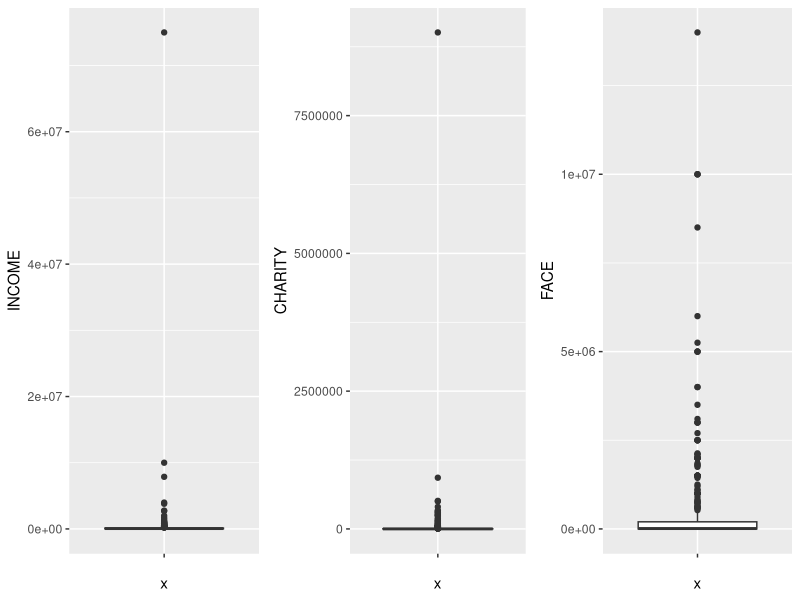
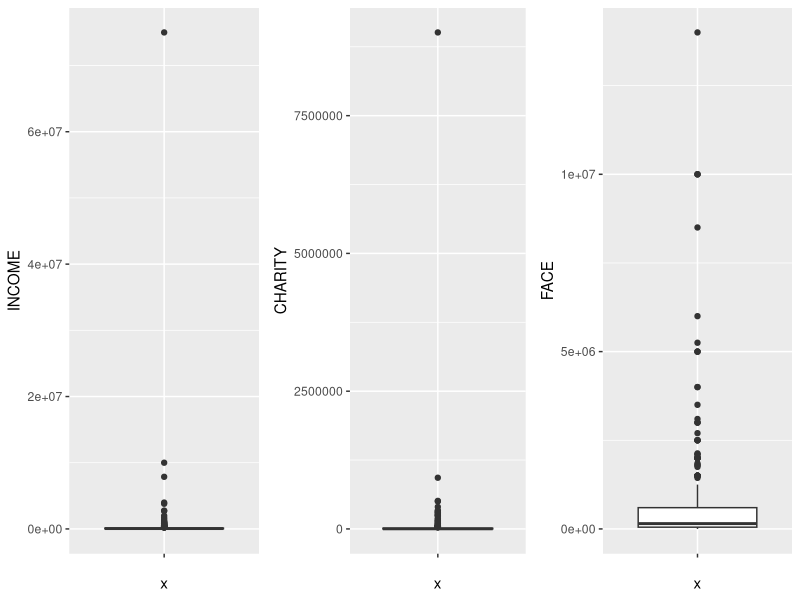
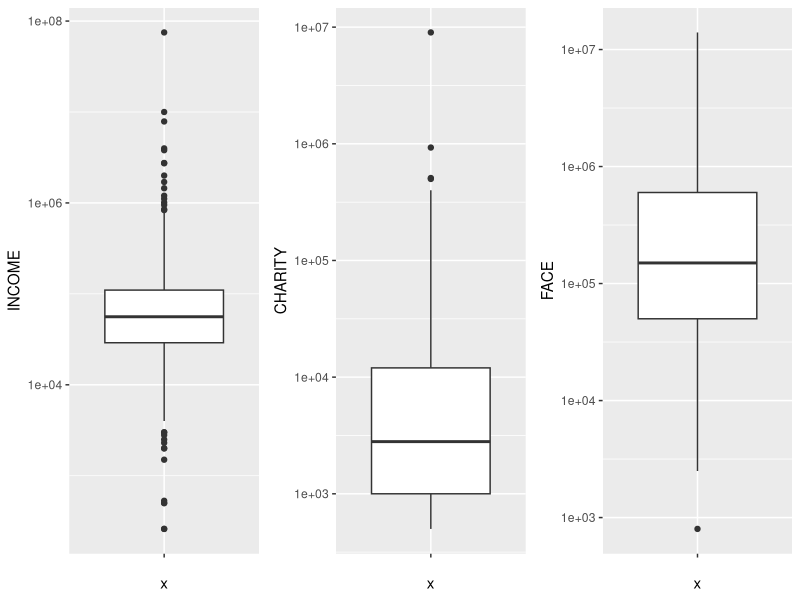
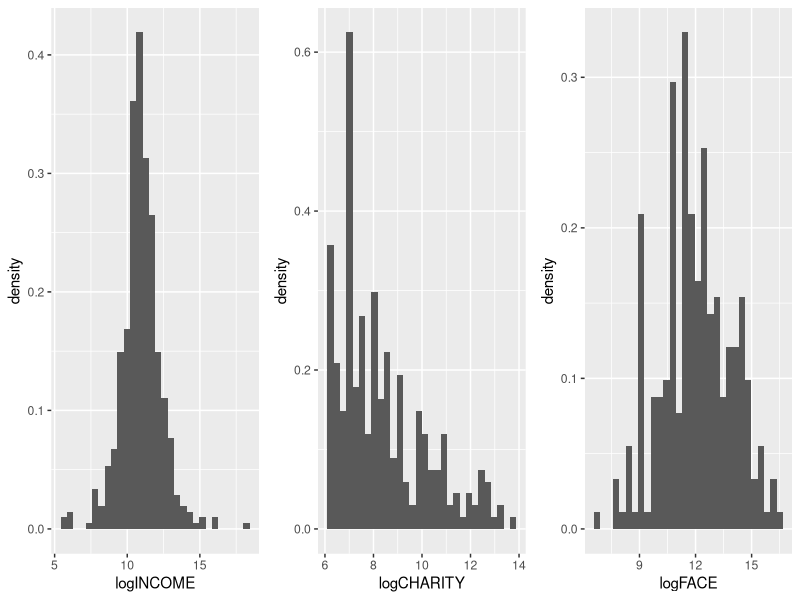

These charts were generated, in order, by the following R code:
## ---- chunk 1
# Run this chunk if using R 3.6.0 or later.
RNGkind(sample.kind = "Rounding")
## ---- chunk 2
# Run this chunk if using R 4.0.0 or later. You may get what looks like an error message. It can be ignored.
options(stringsAsFactors = TRUE)
## ---- chunk 3
# CHUNK 1
termLife <- read.csv(file = "TermLife.csv")
## ---- chunk 4
# CHUNK 2
summary(termLife)
## ---- chunk 5
# CHUNK 3
sapply(termLife, class)
## ---- chunk 6
# CHUNK 4
max(termLife[termLife$TERM_FLAG == 0, ]$FACE) # We hope to see a value of 0 here
min(termLife[termLife$TERM_FLAG == 1, ]$FACE) # We hope to see a positive value here
## ---- chunk 7
# CHUNK 5
# First create two data frames.
termLife.single <- termLife[termLife$MARSTAT == 0, ]
termLife.couple <- termLife[termLife$MARSTAT != 0, ]

summary(termLife.single)
summary(termLife.couple)
## ---- chunk 8
# CHUNK 6
print("MARSTAT vs SEDUCATION")
table(termLife$MARSTAT, termLife$SEDUCATION)
print("MARSTAT vs NUMHH")
table(termLife$MARSTAT, termLife$NUMHH)
## ---- chunk 9
# CHUNK 7
print("EDUCATION")
table(termLife$EDUCATION)
print("SEDUCATION")
table(termLife$SEDUCATION)
print("NUMHH")
table(termLife$NUMHH)
## ---- chunk 10
# CHUNK 8
termLife.new <- termLife[termLife$EDUCATION > 6, ]
termLife.new <- termLife.new[termLife.new$SEDUCATION > 6 | termLife.new$SEDUCATION == 0, ]

# Could also do it in one step.
termLife.new1 <- termLife[termLife$EDUCATION > 6 & (termLife$SEDUCATION > 6 | termLife$SEDUCATION == 0), ]

all(termLife.new1 == termLife.new)

# Here is how dplyr could be used.
library(dplyr)
termLife.new2 <- termLife %>% filter(
  EDUCATION > 6,
  SEDUCATION > 6 | SEDUCATION == 0
)

all(termLife.new2 == termLife.new1)
## ---- chunk 11
# CHUNK 9
library(ggplot2)
library(gridExtra)
plot.base <- ggplot(data = termLife.new) +
  geom_boxplot() +
  aes(x = "")
p1 <- plot.base + aes(y = INCOME)
p2 <- plot.base + aes(y = CHARITY)
p3 <- plot.base + aes(y = FACE)
grid.arrange(p1, p2, p3, ncol = 3)
## ---- chunk 12
# CHUNK 10
p1 <- ggplot(data = termLife.new) +
  geom_boxplot() +
  aes(x = "", y = INCOME)
p2 <- ggplot(data = termLife.new[termLife.new$CHARITY > 0, ]) +
  geom_boxplot() +
  aes(x = "", y = CHARITY)
p3 <- ggplot(data = termLife.new[termLife.new$FACE > 0, ]) +
  geom_boxplot() +
  aes(x = "", y = FACE)
grid.arrange(p1, p2, p3, ncol = 3)
## ---- chunk 13
# CHUNK 11

p1 <- ggplot(data = termLife.new) +
  geom_boxplot() +
  aes(x = "", y = INCOME) +
  scale_y_log10()
p2 <- ggplot(data = termLife.new[termLife.new$CHARITY > 0, ]) +
  geom_boxplot() +
  aes(x = "", y = CHARITY) +
  scale_y_log10()
p3 <- ggplot(data = termLife.new[termLife.new$FACE > 0, ]) +
  geom_boxplot() +
  aes(x = "", y = FACE) +
  scale_y_log10()
grid.arrange(p1, p2, p3, ncol = 3)
## ---- chunk 14
# CHUNK 12
sort(termLife.new$CHARITY, decreasing = TRUE)[1:10]
## ---- chunk 15
# CHUNK 13
termLife.new <- termLife.new[termLife.new$CHARITY < 1000000, ]
termLife.new$logFACE <- ifelse(termLife.new$FACE == 0, 0, log(termLife.new$FACE))
termLife.new$logINCOME <- log(termLife.new$INCOME)
termLife.new$logCHARITY <- ifelse(termLife.new$CHARITY == 0, 0, log(termLife.new$CHARITY))

# With dplyr.
termLife.new1 <- termLife.new %>%
  filter(CHARITY < 1000000) %>%
  mutate(
    logFACE = ifelse(FACE == 0, 0, log(FACE)),
    logINCOME = log(INCOME),
    logCHARITY = ifelse(CHARITY == 0, 0, log(CHARITY))
  )

all(termLife.new1 == termLife.new)
## ---- chunk 16
# CHUNK 14
table(termLife.new$MARSTAT)
## ---- chunk 17
# CHUNK 15
termLife.new$MARSTAT <- ifelse(termLife.new$MARSTAT == 0, 0, 1)
table(termLife.new$MARSTAT)
## ---- chunk 18
# CHUNK 16
p1 <- ggplot(data = termLife.new) +
  geom_histogram() +
  aes(logINCOME, ..density..)
p2 <- ggplot(data = termLife.new[termLife.new$logCHARITY > 0, ]) +
  geom_histogram() +
  aes(logCHARITY, ..density..)
p3 <- ggplot(data = termLife.new[termLife.new$logFACE > 0, ]) +
  geom_histogram() +
  aes(logFACE, ..density..)
grid.arrange(p1, p2, p3, ncol = 3)
## ---- chunk 19
# CHUNK 17
termLife.new[order(termLife.new$logINCOME), ][1:10, ]
x <- termLife.new[termLife.new$logFACE > 0, ]
x[order(x$logFACE), ][1:10, ]
## ---- chunk 20
# CHUNK 18

termLife.new$FACEratio <- termLife.new$FACE / termLife.new$INCOME
termLife.new$AGEdiff <- ifelse(termLife.new$SAGE == 0, 0, abs(termLife.new$AGE - termLife.new$SAGE))

# With dplyr.
termLife.new1 <- termLife.new %>%
  mutate(
    FACEratio = FACE / INCOME,
    AGEdiff = ifelse(SAGE == 0, 0, abs(AGE - SAGE))
  )

all(termLife.new1 == termLife.new)
## ---- chunk 21
# CHUNK 19
write.csv(termLife.new, file = "termLifeFLAG.csv")
termLifeFACE <- termLife.new[termLife.new$FACE > 0, ]
write.csv(termLifeFACE, file = "termLifeFACE.csv")
